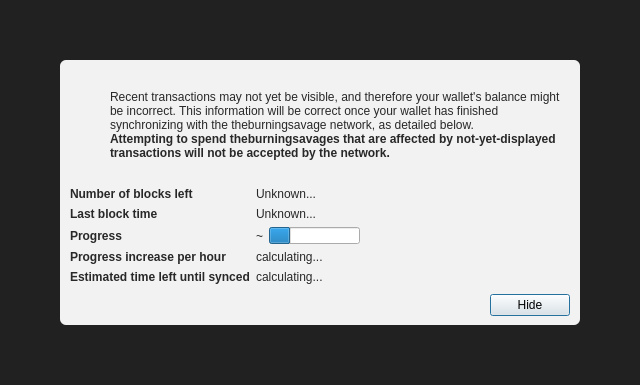
<?xml version="1.0" encoding="UTF-8"?>
<ui version="4.0">
 <class>ModalOverlay</class>
 <widget class="ModalOverlay" name="ModalOverlay">
  <property name="geometry">
   <rect>
    <x>0</x>
    <y>0</y>
    <width>640</width>
    <height>385</height>
   </rect>
  </property>
  <property name="windowTitle">
   <string>Form</string>
  </property>
  <layout class="QVBoxLayout" name="verticalLayout" stretch="0">
   <property name="sizeConstraint">
    <enum>QLayout::SetDefaultConstraint</enum>
   </property>
   <property name="leftMargin">
    <number>0</number>
   </property>
   <property name="topMargin">
    <number>0</number>
   </property>
   <property name="rightMargin">
    <number>0</number>
   </property>
   <property name="bottomMargin">
    <number>0</number>
   </property>
   <item>
    <widget class="QWidget" name="bgWidget" native="true">
     <property name="styleSheet">
      <string notr="true">#bgWidget { background: rgba(0,0,0,220); }</string>
     </property>
     <layout class="QVBoxLayout" name="verticalLayoutMain" stretch="1">
      <property name="leftMargin">
       <number>60</number>
      </property>
      <property name="topMargin">
       <number>60</number>
      </property>
      <property name="rightMargin">
       <number>60</number>
      </property>
      <property name="bottomMargin">
       <number>60</number>
      </property>
      <item>
       <widget class="QWidget" name="contentWidget" native="true">
        <property name="styleSheet">
         <string notr="true">#contentWidget { background: rgba(255,255,255,240); border-radius: 6px; }

QLabel { color: rgb(40,40,40);  }</string>
        </property>
        <layout class="QVBoxLayout" name="verticalLayoutSub" stretch="1,0,0,0">
         <property name="spacing">
          <number>0</number>
         </property>
         <property name="leftMargin">
          <number>10</number>
         </property>
         <property name="topMargin">
          <number>10</number>
         </property>
         <property name="rightMargin">
          <number>10</number>
         </property>
         <property name="bottomMargin">
          <number>10</number>
         </property>
         <item>
          <layout class="QHBoxLayout" name="horizontalLayoutIconText" stretch="0,1">
           <property name="topMargin">
            <number>20</number>
           </property>
           <item>
            <layout class="QVBoxLayout" name="verticalLayoutIcon">
             <property name="leftMargin">
              <number>0</number>
             </property>
             <item>
              <widget class="QPushButton" name="warningIcon">
               <property name="enabled">
                <bool>false</bool>
               </property>
               <property name="text">
                <string/>
               </property>
               <property name="icon">
                <iconset>
                 <normaloff>:/icons/warning</normaloff>
                 <disabledoff>:/icons/warning</disabledoff>:/icons/warning</iconset>
               </property>
               <property name="iconSize">
                <size>
                 <width>48</width>
                 <height>48</height>
                </size>
               </property>
               <property name="flat">
                <bool>true</bool>
               </property>
              </widget>
             </item>
             <item>
              <spacer name="verticalSpacerWarningIcon">
               <property name="orientation">
                <enum>Qt::Vertical</enum>
               </property>
               <property name="sizeHint" stdset="0">
                <size>
                 <width>20</width>
                 <height>40</height>
                </size>
               </property>
              </spacer>
             </item>
            </layout>
           </item>
           <item>
            <layout class="QVBoxLayout" name="verticalLayoutInfoText">
             <property name="leftMargin">
              <number>0</number>
             </property>
             <property name="topMargin">
              <number>0</number>
             </property>
             <item>
              <widget class="QLabel" name="infoText">
               <property name="text">
                <string>Recent transactions may not yet be visible, and therefore your wallet's balance might be incorrect. This information will be correct once your wallet has finished synchronizing with the theburningsavage network, as detailed below.</string>
               </property>
               <property name="textFormat">
                <enum>Qt::RichText</enum>
               </property>
               <property name="wordWrap">
                <bool>true</bool>
               </property>
              </widget>
             </item>
             <item>
              <widget class="QLabel" name="infoTextStrong">
               <property name="font">
                <font>
                 <weight>75</weight>
                 <bold>true</bold>
                </font>
               </property>
               <property name="text">
                <string>Attempting to spend theburningsavages that are affected by not-yet-displayed transactions will not be accepted by the network.</string>
               </property>
               <property name="textFormat">
                <enum>Qt::RichText</enum>
               </property>
               <property name="wordWrap">
                <bool>true</bool>
               </property>
              </widget>
             </item>
             <item>
              <spacer name="verticalSpacerInTextSpace">
               <property name="orientation">
                <enum>Qt::Vertical</enum>
               </property>
               <property name="sizeHint" stdset="0">
                <size>
                 <width>20</width>
                 <height>40</height>
                </size>
               </property>
              </spacer>
             </item>
            </layout>
           </item>
          </layout>
         </item>
         <item>
          <spacer name="verticalSpacerAfterText">
           <property name="orientation">
            <enum>Qt::Vertical</enum>
           </property>
           <property name="sizeHint" stdset="0">
            <size>
             <width>20</width>
             <height>40</height>
            </size>
           </property>
          </spacer>
         </item>
         <item>
          <layout class="QFormLayout" name="formLayout">
           <property name="fieldGrowthPolicy">
            <enum>QFormLayout::FieldsStayAtSizeHint</enum>
           </property>
           <property name="horizontalSpacing">
            <number>6</number>
           </property>
           <property name="verticalSpacing">
            <number>6</number>
           </property>
           <property name="topMargin">
            <number>10</number>
           </property>
           <item row="0" column="0">
            <widget class="QLabel" name="labelNumberOfBlocksLeft">
             <property name="font">
              <font>
               <weight>75</weight>
               <bold>true</bold>
              </font>
             </property>
             <property name="text">
              <string>Number of blocks left</string>
             </property>
            </widget>
           </item>
           <item row="0" column="1">
            <widget class="QLabel" name="numberOfBlocksLeft">
             <property name="text">
              <string>Unknown...</string>
             </property>
            </widget>
           </item>
           <item row="1" column="0">
            <widget class="QLabel" name="labelLastBlockTime">
             <property name="font">
              <font>
               <weight>75</weight>
               <bold>true</bold>
              </font>
             </property>
             <property name="text">
              <string>Last block time</string>
             </property>
            </widget>
           </item>
           <item row="1" column="1">
            <widget class="QLabel" name="newestBlockDate">
             <property name="sizePolicy">
              <sizepolicy hsizetype="Maximum" vsizetype="Preferred">
               <horstretch>0</horstretch>
               <verstretch>0</verstretch>
              </sizepolicy>
             </property>
             <property name="text">
              <string>Unknown...</string>
             </property>
            </widget>
           </item>
           <item row="2" column="0">
            <widget class="QLabel" name="labelSyncDone">
             <property name="font">
              <font>
               <weight>75</weight>
               <bold>true</bold>
              </font>
             </property>
             <property name="text">
              <string>Progress</string>
             </property>
            </widget>
           </item>
           <item row="2" column="1">
            <layout class="QHBoxLayout" name="horizontalLayoutSync" stretch="0,1">
             <item>
              <widget class="QLabel" name="percentageProgress">
               <property name="text">
                <string notr="true">~</string>
               </property>
              </widget>
             </item>
             <item>
              <widget class="QProgressBar" name="progressBar">
               <property name="value">
                <number>24</number>
               </property>
               <property name="format">
                <string/>
               </property>
              </widget>
             </item>
            </layout>
           </item>
           <item row="4" column="0">
            <widget class="QLabel" name="labelProgressIncrease">
             <property name="font">
              <font>
               <weight>75</weight>
               <bold>true</bold>
              </font>
             </property>
             <property name="text">
              <string>Progress increase per hour</string>
             </property>
            </widget>
           </item>
           <item row="4" column="1">
            <widget class="QLabel" name="progressIncreasePerH">
             <property name="text">
              <string>calculating...</string>
             </property>
            </widget>
           </item>
           <item row="5" column="0">
            <widget class="QLabel" name="labelEstimatedTimeLeft">
             <property name="font">
              <font>
               <weight>75</weight>
               <bold>true</bold>
              </font>
             </property>
             <property name="text">
              <string>Estimated time left until synced</string>
             </property>
            </widget>
           </item>
           <item row="5" column="1">
            <widget class="QLabel" name="expectedTimeLeft">
             <property name="text">
              <string>calculating...</string>
             </property>
            </widget>
           </item>
          </layout>
         </item>
         <item>
          <layout class="QHBoxLayout" name="horizontalLayoutButtons">
           <property name="leftMargin">
            <number>10</number>
           </property>
           <property name="topMargin">
            <number>10</number>
           </property>
           <item>
            <spacer name="horizontalSpacer">
             <property name="orientation">
              <enum>Qt::Horizontal</enum>
             </property>
             <property name="sizeHint" stdset="0">
              <size>
               <width>40</width>
               <height>20</height>
              </size>
             </property>
            </spacer>
           </item>
           <item>
            <widget class="QPushButton" name="closeButton">
             <property name="text">
              <string>Hide</string>
             </property>
             <property name="focusPolicy">
              <enum>Qt::StrongFocus</enum>
             </property>
             <property name="default">
              <bool>true</bool>
             </property>
            </widget>
           </item>
          </layout>
         </item>
        </layout>
       </widget>
      </item>
     </layout>
    </widget>
   </item>
  </layout>
 </widget>
 <customwidgets>
  <customwidget>
   <class>ModalOverlay</class>
   <extends>QWidget</extends>
   <header>qt/modaloverlay.h</header>
   <container>1</container>
  </customwidget>
 </customwidgets>
 <resources/>
 <connections/>
</ui>
